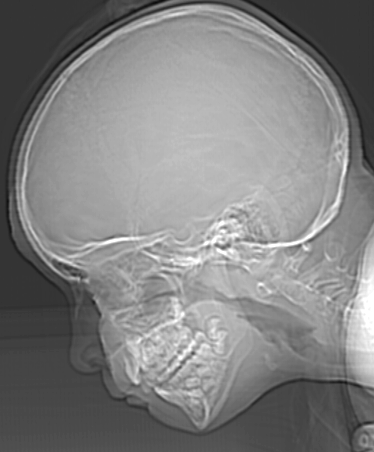
#> input picture Images/Skull.tif, 374 x 452 px, found by its file name
$ python '1(b)IntensityResolution.py'
#> lines starting #> are read from the running program, lines starting #| are printed output that depends on the picture
import cv2
import numpy as np
import matplotlib.pyplot as plt

image = cv2.imread('Images\Skull.tif',0)
#> image is the input picture: shape (452, 374); min 12, max 255, mean 129.4

image = cv2.resize(image,(512,512))
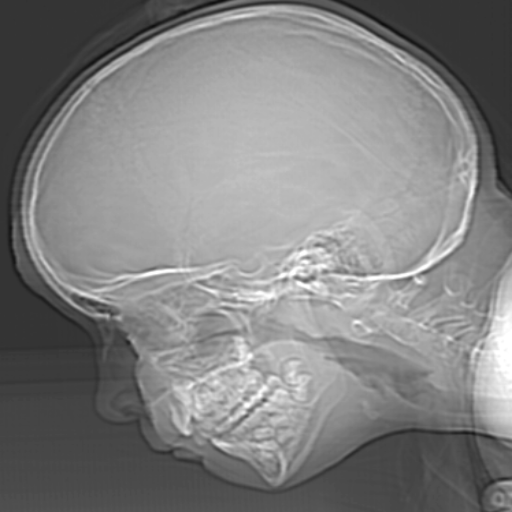
#> image: shape (512, 512); min 14, max 255, mean 129.3

m,n = image.shape
#> m = 512; n = 512


plt.figure(figsize = (12,8))
downsampled_img = image.copy()
total_level = 8

for i in range(total_level):
    reduced_level = 2 ** i
    downsampled_img = (image//reduced_level)*reduced_level

    plt.subplot(2,4,i+1)
    plt.imshow(downsampled_img,'gray')
    plt.title(f"{total_level-i} bits")


plt.show()
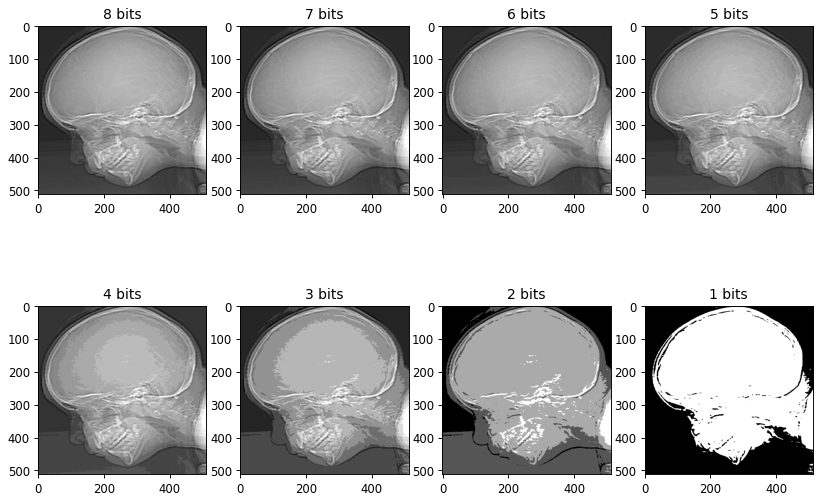
#> figure drawn by matplotlib, 8 panels
